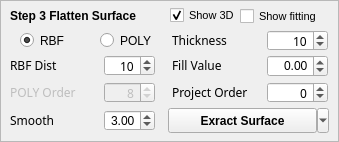
         <widget class="Mpicker_FrameExtract" name="frame_ExtractSurface">
          <property name="minimumSize">
           <size>
            <width>0</width>
            <height>140</height>
           </size>
          </property>
          <property name="maximumSize">
           <size>
            <width>16777215</width>
            <height>160</height>
           </size>
          </property>
          <property name="font">
           <font>
            <pointsize>9</pointsize>
           </font>
          </property>
          <property name="frameShape">
           <enum>QFrame::StyledPanel</enum>
          </property>
          <property name="frameShadow">
           <enum>QFrame::Plain</enum>
          </property>
          <property name="lineWidth">
           <number>2</number>
          </property>
          <widget class="QLabel" name="label_ExtractSurface">
           <property name="geometry">
            <rect>
             <x>10</x>
             <y>0</y>
             <width>191</width>
             <height>31</height>
            </rect>
           </property>
           <property name="font">
            <font>
             <pointsize>9</pointsize>
             <weight>75</weight>
             <bold>true</bold>
            </font>
           </property>
           <property name="text">
            <string>Step 3 Flatten Surface</string>
           </property>
          </widget>
          <widget class="QLabel" name="label_Thickness">
           <property name="geometry">
            <rect>
             <x>172</x>
             <y>30</y>
             <width>81</width>
             <height>21</height>
            </rect>
           </property>
           <property name="font">
            <font>
             <family>Agency FB</family>
             <pointsize>9</pointsize>
             <weight>50</weight>
             <bold>false</bold>
            </font>
           </property>
           <property name="toolTip">
            <string>final z size will be 2*thick+1</string>
           </property>
           <property name="text">
            <string>Thickness</string>
           </property>
          </widget>
          <widget class="QSpinBox" name="spinBox_Thickness">
           <property name="geometry">
            <rect>
             <x>267</x>
             <y>30</y>
             <width>61</width>
             <height>21</height>
            </rect>
           </property>
           <property name="font">
            <font>
             <family>Agency FB</family>
             <pointsize>9</pointsize>
             <weight>50</weight>
             <bold>false</bold>
            </font>
           </property>
           <property name="alignment">
            <set>Qt::AlignRight|Qt::AlignTrailing|Qt::AlignVCenter</set>
           </property>
           <property name="minimum">
            <number>1</number>
           </property>
           <property name="maximum">
            <number>999</number>
           </property>
           <property name="value">
            <number>10</number>
           </property>
          </widget>
          <widget class="QLabel" name="label_Order">
           <property name="enabled">
            <bool>false</bool>
           </property>
           <property name="geometry">
            <rect>
             <x>10</x>
             <y>82</y>
             <width>81</width>
             <height>21</height>
            </rect>
           </property>
           <property name="font">
            <font>
             <family>Agency FB</family>
             <pointsize>9</pointsize>
             <weight>50</weight>
             <bold>false</bold>
            </font>
           </property>
           <property name="toolTip">
            <string>polynomial order, only for POLY</string>
           </property>
           <property name="text">
            <string>POLY Order</string>
           </property>
          </widget>
          <widget class="QSpinBox" name="spinBox_Order">
           <property name="enabled">
            <bool>false</bool>
           </property>
           <property name="geometry">
            <rect>
             <x>104</x>
             <y>82</y>
             <width>51</width>
             <height>21</height>
            </rect>
           </property>
           <property name="font">
            <font>
             <family>Agency FB</family>
             <pointsize>9</pointsize>
             <weight>50</weight>
             <bold>false</bold>
            </font>
           </property>
           <property name="wrapping">
            <bool>false</bool>
           </property>
           <property name="alignment">
            <set>Qt::AlignRight|Qt::AlignTrailing|Qt::AlignVCenter</set>
           </property>
           <property name="readOnly">
            <bool>false</bool>
           </property>
           <property name="suffix">
            <string/>
           </property>
           <property name="minimum">
            <number>0</number>
           </property>
           <property name="maximum">
            <number>99</number>
           </property>
           <property name="value">
            <number>8</number>
           </property>
          </widget>
          <widget class="QLabel" name="label_RBFsample">
           <property name="geometry">
            <rect>
             <x>10</x>
             <y>55</y>
             <width>81</width>
             <height>21</height>
            </rect>
           </property>
           <property name="font">
            <font>
             <family>Agency FB</family>
             <pointsize>9</pointsize>
             <weight>50</weight>
             <bold>false</bold>
            </font>
           </property>
           <property name="toolTip">
            <string>distance between interpolation points, only for RBF</string>
           </property>
           <property name="text">
            <string>RBF Dist</string>
           </property>
          </widget>
          <widget class="QRadioButton" name="radioButton_choseRBF">
           <property name="geometry">
            <rect>
             <x>20</x>
             <y>30</y>
             <width>61</width>
             <height>21</height>
            </rect>
           </property>
           <property name="font">
            <font>
             <pointsize>9</pointsize>
            </font>
           </property>
           <property name="toolTip">
            <string>use thin plate interpolation</string>
           </property>
           <property name="text">
            <string>RBF</string>
           </property>
           <property name="checked">
            <bool>true</bool>
           </property>
          </widget>
          <widget class="QLabel" name="label_Fillvalue">
           <property name="geometry">
            <rect>
             <x>172</x>
             <y>55</y>
             <width>81</width>
             <height>21</height>
            </rect>
           </property>
           <property name="font">
            <font>
             <family>Agency FB</family>
             <pointsize>9</pointsize>
             <weight>50</weight>
             <bold>false</bold>
            </font>
           </property>
           <property name="toolTip">
            <string>fill this value for region out of raw tomo (0 is special, will use mean value)</string>
           </property>
           <property name="text">
            <string>Fill Value</string>
           </property>
          </widget>
          <widget class="QRadioButton" name="radioButton_chosePOLY">
           <property name="geometry">
            <rect>
             <x>100</x>
             <y>30</y>
             <width>61</width>
             <height>21</height>
            </rect>
           </property>
           <property name="font">
            <font>
             <pointsize>9</pointsize>
            </font>
           </property>
           <property name="toolTip">
            <string>use polynomial fitting</string>
           </property>
           <property name="text">
            <string>POLY</string>
           </property>
           <property name="checked">
            <bool>false</bool>
           </property>
          </widget>
          <widget class="QLabel" name="label_Fillvalue_2">
           <property name="geometry">
            <rect>
             <x>172</x>
             <y>82</y>
             <width>91</width>
             <height>21</height>
            </rect>
           </property>
           <property name="font">
            <font>
             <family>Agency FB</family>
             <pointsize>9</pointsize>
             <weight>50</weight>
             <bold>false</bold>
            </font>
           </property>
           <property name="toolTip">
            <string>&lt;html&gt;&lt;head/&gt;&lt;body&gt;&lt;p&gt;&amp;gt;1 means polynomial order of cylinder fitting (opened).&lt;/p&gt;&lt;p&gt;0 means plane fitting, 1 means max projection area orientation.&lt;/p&gt;&lt;p&gt;-1 means ellipse cylinder fitting (closed).&lt;/p&gt;&lt;p&gt;-2 means circle cylinder fitting.&lt;/p&gt;&lt;/body&gt;&lt;/html&gt;</string>
           </property>
           <property name="text">
            <string>Project Order</string>
           </property>
          </widget>
          <widget class="QSpinBox" name="spinBox_Cylinderorder">
           <property name="geometry">
            <rect>
             <x>267</x>
             <y>82</y>
             <width>61</width>
             <height>21</height>
            </rect>
           </property>
           <property name="font">
            <font>
             <family>Agency FB</family>
             <pointsize>9</pointsize>
             <weight>50</weight>
             <bold>false</bold>
            </font>
           </property>
           <property name="alignment">
            <set>Qt::AlignRight|Qt::AlignTrailing|Qt::AlignVCenter</set>
           </property>
           <property name="minimum">
            <number>-2</number>
           </property>
           <property name="maximum">
            <number>99</number>
           </property>
           <property name="value">
            <number>0</number>
           </property>
          </widget>
          <widget class="QSpinBox" name="spinBox_RBFsample">
           <property name="geometry">
            <rect>
             <x>104</x>
             <y>55</y>
             <width>51</width>
             <height>21</height>
            </rect>
           </property>
           <property name="font">
            <font>
             <family>Agency FB</family>
             <pointsize>9</pointsize>
             <weight>50</weight>
             <bold>false</bold>
            </font>
           </property>
           <property name="alignment">
            <set>Qt::AlignRight|Qt::AlignTrailing|Qt::AlignVCenter</set>
           </property>
           <property name="minimum">
            <number>1</number>
           </property>
           <property name="maximum">
            <number>99999</number>
           </property>
           <property name="value">
            <number>10</number>
           </property>
          </widget>
          <widget class="QDoubleSpinBox" name="doubleSpinBox_Fillvalue">
           <property name="geometry">
            <rect>
             <x>267</x>
             <y>55</y>
             <width>61</width>
             <height>22</height>
            </rect>
           </property>
           <property name="alignment">
            <set>Qt::AlignRight|Qt::AlignTrailing|Qt::AlignVCenter</set>
           </property>
           <property name="minimum">
            <double>-99.000000000000000</double>
           </property>
           <property name="singleStep">
            <double>0.100000000000000</double>
           </property>
          </widget>
          <widget class="QLabel" name="label_Smooth">
           <property name="geometry">
            <rect>
             <x>10</x>
             <y>110</y>
             <width>91</width>
             <height>21</height>
            </rect>
           </property>
           <property name="font">
            <font>
             <family>Agency FB</family>
             <pointsize>9</pointsize>
             <weight>50</weight>
             <bold>false</bold>
            </font>
           </property>
           <property name="toolTip">
            <string>make surf smooth rather than strict interpolation, only for RBF</string>
           </property>
           <property name="text">
            <string>Smooth</string>
           </property>
          </widget>
          <widget class="QCheckBox" name="checkBox_show3d">
           <property name="geometry">
            <rect>
             <x>170</x>
             <y>5</y>
             <width>70</width>
             <height>21</height>
            </rect>
           </property>
           <property name="font">
            <font>
             <pointsize>8</pointsize>
            </font>
           </property>
           <property name="toolTip">
            <string>display interpolation process in 3D</string>
           </property>
           <property name="text">
            <string>Show 3D</string>
           </property>
           <property name="checked">
            <bool>true</bool>
           </property>
           <property name="tristate">
            <bool>false</bool>
           </property>
          </widget>
          <widget class="QDoubleSpinBox" name="doubleSpinBox_Smoothfactor">
           <property name="geometry">
            <rect>
             <x>104</x>
             <y>110</y>
             <width>51</width>
             <height>21</height>
            </rect>
           </property>
           <property name="font">
            <font>
             <weight>50</weight>
             <bold>false</bold>
            </font>
           </property>
           <property name="alignment">
            <set>Qt::AlignRight|Qt::AlignTrailing|Qt::AlignVCenter</set>
           </property>
           <property name="decimals">
            <number>2</number>
           </property>
           <property name="minimum">
            <double>0.000000000000000</double>
           </property>
           <property name="maximum">
            <double>9.000000000000000</double>
           </property>
           <property name="singleStep">
            <double>0.100000000000000</double>
           </property>
           <property name="value">
            <double>3.000000000000000</double>
           </property>
          </widget>
          <widget class="QCheckBox" name="checkBox_showfitting">
           <property name="geometry">
            <rect>
             <x>240</x>
             <y>6</y>
             <width>90</width>
             <height>20</height>
            </rect>
           </property>
           <property name="font">
            <font>
             <pointsize>8</pointsize>
            </font>
           </property>
           <property name="toolTip">
            <string>display plane fitting and cylinder fitting in 3D</string>
           </property>
           <property name="text">
            <string>Show fitting</string>
           </property>
          </widget>
          <widget class="QToolButton" name="Button_ExtractSurface">
           <property name="geometry">
            <rect>
             <x>168</x>
             <y>108</y>
             <width>161</width>
             <height>25</height>
            </rect>
           </property>
           <property name="sizePolicy">
            <sizepolicy hsizetype="Preferred" vsizetype="Preferred">
             <horstretch>0</horstretch>
             <verstretch>0</verstretch>
            </sizepolicy>
           </property>
           <property name="font">
            <font>
             <weight>75</weight>
             <bold>true</bold>
            </font>
           </property>
           <property name="focusPolicy">
            <enum>Qt::StrongFocus</enum>
           </property>
           <property name="text">
            <string>Exract Surface</string>
           </property>
           <property name="popupMode">
            <enum>QToolButton::MenuButtonPopup</enum>
           </property>
           <property name="toolButtonStyle">
            <enum>Qt::ToolButtonTextOnly</enum>
           </property>
          </widget>
         </widget>
